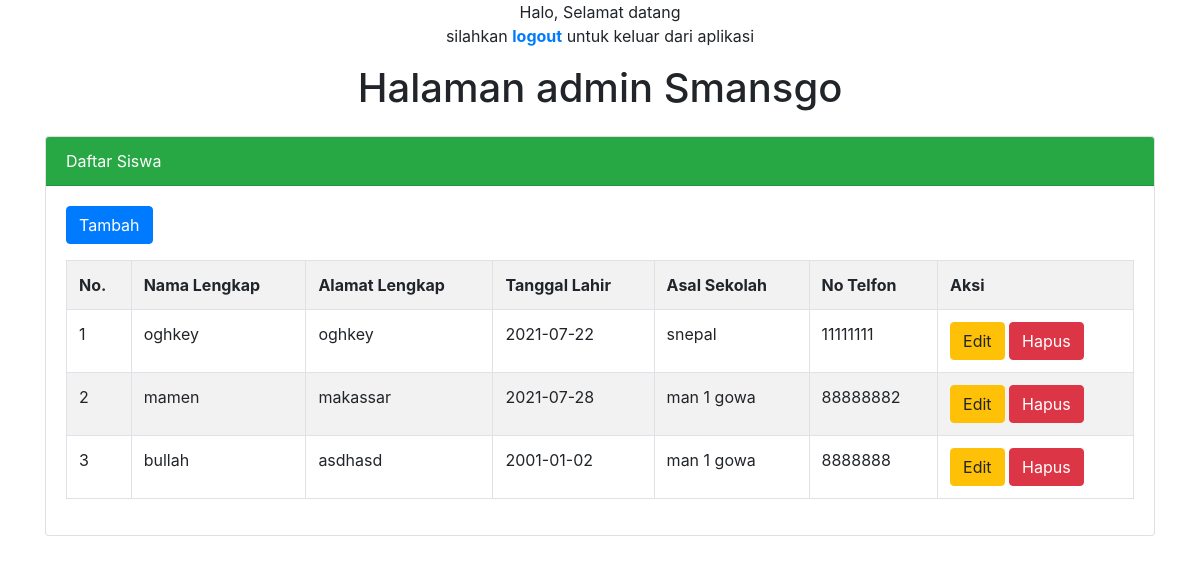
The page /administrator.php on the database its author committed.
### tables this page shows
CREATE TABLE `tsis` (
  `id_siswa` int(11) NOT NULL,
  `nama` varchar(100) NOT NULL,
  `alamat` varchar(100) NOT NULL,
  `tanggal_lahir` date NOT NULL,
  `asal_sekolah` varchar(128) NOT NULL,
  `nomor_telfon` varchar(15) NOT NULL
);

### administrator.php (the view, shortened to what this page needs)
<?php
    $server = "localhost";
    $user = "root";
    $pass = "";
    $database ="pendidikan";
    $koneksi = mysqli_connect($server, $user, $pass, $database)or die(mysqli_error($koneksi));
?>
<!doctype html>
<html lang="en">
  <head>
    <link rel="stylesheet" href="https://maxcdn.bootstrapcdn.com/bootstrap/4.0.0/css/bootstrap.min.css">
  <p align="center">
  Halo, Selamat datang <b></b> <br>
  silahkan <a href="index.php"> <b>logout</b></a> untuk keluar dari aplikasi
  </p>
    </head>
    <body>
        <div class="container">
            <h1 class="text-center">Halaman admin Smansgo</h1>
        <div class="card mt-4">
        <div class="card-header text-white bg-success">
            Daftar Siswa
        </div>
        <div class="card-body">
        <a href="tambah.php"><button type="button" class="btn btn-primary mb-3" name="bsreset">Tambah</button></a>
        <table class="table table-bordered table-striped">
            <tr>
                <th>No.</th>
                <th>Nama Lengkap</th>
                <th>Alamat Lengkap</th>
                <th>Tanggal Lahir</th>
                <th>Asal Sekolah</th>
                <th>No Telfon</th>
                <th>Aksi</th>
            </tr>
            <?php
                $no=1;
                $tampil = mysqli_query($koneksi, "SELECT * from tsis order by id_siswa desc");
                while($data = mysqli_fetch_array($tampil)) :
            ?>
            <tr>
                <td><?=$no++;?></td>
                <td><?=$data['nama']?></td>
                <td><?=$data['alamat']?></td>
                <td><?=$data['tanggal_lahir']?></td>
                <td><?=$data['asal_sekolah']?></td>
                <td><?=$data['nomor_telfon']?></td>
                <td>
                    <a href="update.php?id=<?=$data['id_siswa']?>" class="btn btn-warning">Edit</a>
                    <a href="hapus.php?id=<?=$data['id_siswa']?>" class="btn btn-danger">Hapus</a>
                </td>
            </tr>
            <?php endwhile;  ?>
        </table>
        </div>
        </div>
        </div>
  </body>
</html>

### rows shown on the page
tsis: nama "oghkey", alamat "oghkey", tanggal_lahir "2021-07-22", asal_sekolah "snepal", nomor_telfon "11111111"
tsis: nama "mamen", alamat "makassar", tanggal_lahir "2021-07-28", asal_sekolah "man 1 gowa", nomor_telfon "88888882"
tsis: nama "bullah", alamat "asdhasd", tanggal_lahir "2001-01-02", asal_sekolah "man 1 gowa", nomor_telfon "8888888"
